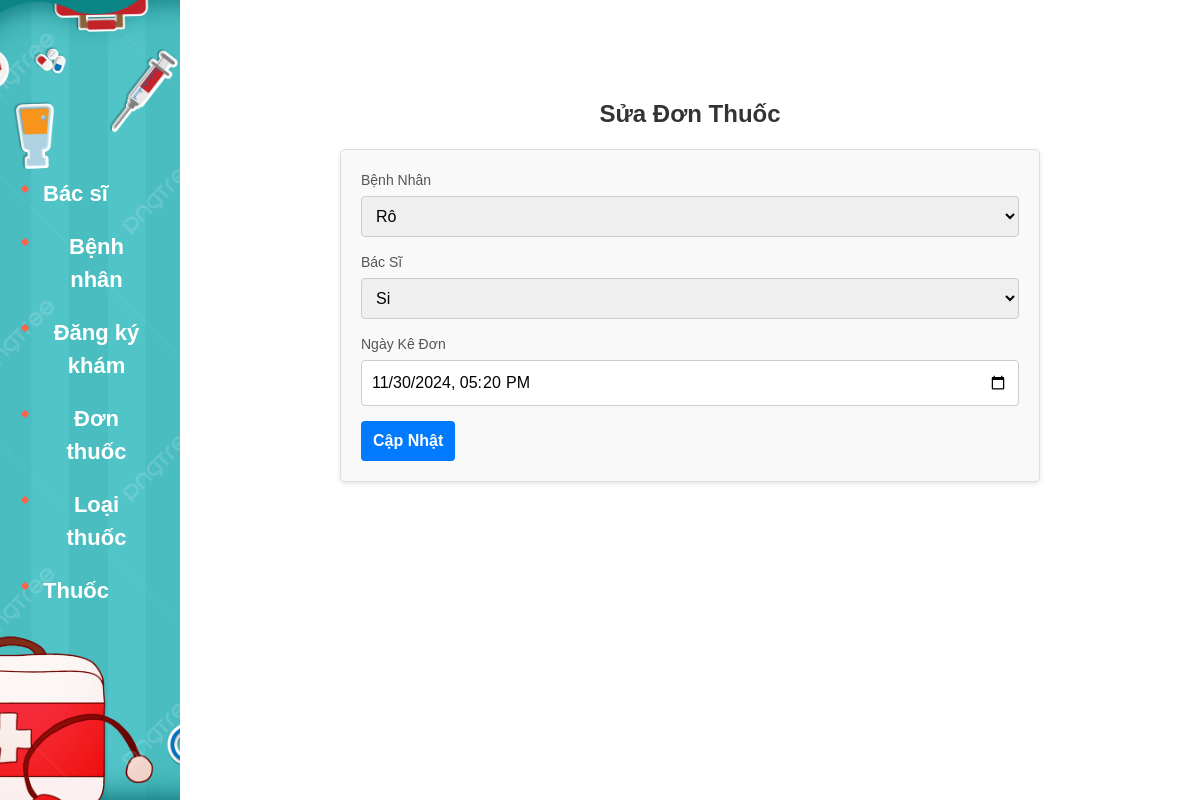
/index.php?act=edit_donThuoc&MaDonThuoc=2, run on the app's committed database.
### tables this page shows
CREATE TABLE `donthuoc` (
  `MaDonThuoc` int(11) NOT NULL,
  `MaBenhNhan` int(11) NOT NULL,
  `MaBacSi` int(11) NOT NULL,
  `NgayKeDon` datetime NOT NULL
);

CREATE TABLE `benhnhan` (
  `MaBenhNhan` int(11) NOT NULL,
  `HoTen` varchar(255) NOT NULL,
  `NgaySinh` date DEFAULT NULL,
  `GioiTinh` enum('Nam','Nữ','Khác') NOT NULL,
  `DiaChi` varchar(255) DEFAULT NULL,
  `SoDienThoai` varchar(15) DEFAULT NULL,
  `Email` varchar(255) DEFAULT NULL,
  `NgayDangKy` date DEFAULT curdate()
);

CREATE TABLE `bacsi` (
  `MaBacSi` int(11) NOT NULL,
  `HoTen` varchar(100) NOT NULL,
  `SoDienThoai` varchar(15) DEFAULT NULL,
  `Email` varchar(100) DEFAULT NULL
);

### pdo.php (called while the page is built, shortened)
<?php
function pdo_get_connection()
{
    $dburl = "mysql:host=localhost;dbname=donthuoc;charset=utf8";
    $username = 'root';
    $password = '';
    $conn = new PDO($dburl, $username, $password);
    $conn->setAttribute(PDO::ATTR_ERRMODE, PDO::ERRMODE_EXCEPTION);
    return $conn;
}
function pdo_query($sql)
{
    $sql_args = array_slice(func_get_args(), 1);
    try {
        $conn = pdo_get_connection();
        $stmt = $conn->prepare($sql);
        $stmt->execute($sql_args);
        $rows = $stmt->fetchAll();
        return $rows;
    } catch (PDOException $e) {
        throw $e;
    } finally {
        unset($conn);
    }
}
function pdo_query_one($sql)
{
    $sql_args = array_slice(func_get_args(), 1);
    try {
        $conn = pdo_get_connection();
        $stmt = $conn->prepare($sql);
        $stmt->execute($sql_args);
        $row = $stmt->fetch(PDO::FETCH_ASSOC);
        return $row;
    } catch (PDOException $e) {
        throw $e;
    } finally {
        unset($conn);
    }
}

### model/benhnhan.php (called while the page is built, shortened)
<?php
function get_all_benhnhan()
{
          $sql = "SELECT * FROM benhnhan";
          return pdo_query($sql);
}

### model/donthuoc.php (called while the page is built, shortened)
<?php
function get_donThuoc_by_MaDonThuoc($MaDonThuoc)
{
          $sql = "SELECT * FROM donthuoc WHERE MaDonThuoc = ?";
          return pdo_query_one($sql, $MaDonThuoc);
}

### model/bacsi.php (called while the page is built, shortened)
<?php
function get_all_bacsi()
{
          $sql = "SELECT * FROM bacsi";
          return pdo_query($sql);
}

### view/DonThuoc/edit_donThuoc.php (the view, shortened to what this page needs)
<div class="row__content">
          <h1 class="title">Sửa Đơn Thuốc</h1>
          <form action="index.php?act=edit_donThuoc" method="post" class="form form__add">
                    <div class="form__group">
                              <label for="maBenhNhan">Bệnh Nhân</label>
                              <select id="maBenhNhan" name="MaBenhNhan" class="input input--1" required>
                                        <?php foreach ($dataBenhNhan as $benhNhan): ?>
                                                  <option value="<?= $benhNhan['MaBenhNhan']; ?>"
                                                            <?= $benhNhan['MaBenhNhan'] == $data['MaBenhNhan'] ? 'selected' : ''; ?>>
                                                            <?= $benhNhan['HoTen']; ?>
                                                  </option>
                                        <?php endforeach; ?>
                              </select>
                    </div>
                    <div class="form__group">
                              <label for="maBacSi">Bác Sĩ</label>
                              <select id="maBacSi" name="MaBacSi" class="input input--1" required>
                                        <?php foreach ($dataBacSi as $bacSi): ?>
                                                  <option value="<?= $bacSi['MaBacSi']; ?>" <?= $bacSi['MaBacSi'] == $data['MaBacSi'] ? 'selected' : ''; ?>>
                                                            <?= $bacSi['HoTen']; ?>
                                                  </option>
                                        <?php endforeach; ?>
                              </select>
                    </div>
                    <div class="form__group">
                              <label for="ngayKeDon">Ngày Kê Đơn</label>
                              <input type="datetime-local" id="ngayKeDon" name="NgayKeDon" class="input input--1"
                                        value="<?= date('Y-m-d\TH:i', strtotime($data['NgayKeDon'])); ?>" required>
                    </div>
                    <button type="submit" class="btn btn--primary">Cập Nhật</button>
          </form>
</div>

### asset/css/header.css (style rules this page uses)
* { margin: 0; padding: 0; box-sizing: border-box; font-family: Arial, sans-serif; position: relative; }

### asset/css/content.css (style rules this page uses)
.row__content { float: right; width: 85%; display: flex; flex-direction: column; justify-content: center; align-items: center; }
.title { font-size: 24px; font-weight: bold; margin-bottom: 20px; color: #333; margin-top: 100px; }
.form__add { width: 700px; margin: 0 auto; padding: 20px; background-color: #f9f9f9; border: 1px solid #ddd; border-radius: 5px; box-shadow: 0 2px 5px rgba(0, 0, 0, 0.1); }
.form__group { margin-bottom: 15px; }
.form__group label { display: block; margin-bottom: 5px; font-size: 14px; color: #555; }
.input--1 { width: 100%; padding: 10px; font-size: 16px; border: 1px solid #ccc; border-radius: 4px; box-sizing: border-box; outline: none; transition: border-color 0.3s ease; }
.btn { display: inline-block; padding: 10px 15px; font-size: 16px; font-weight: bold; text-align: center; text-decoration: none; border: none; border-radius: 4px; cursor: pointer; outline: none; transition: background-color 0.3s ease; }
.btn--primary { background-color: #007bff; color: #fff; }
.btn { padding: 8px 12px; border: none; border-radius: 4px; cursor: pointer; }

### data on the page
donthuoc: MaBenhNhan "Rô", MaBacSi "Si", NgayKeDon "11/30/2024 17:20"
